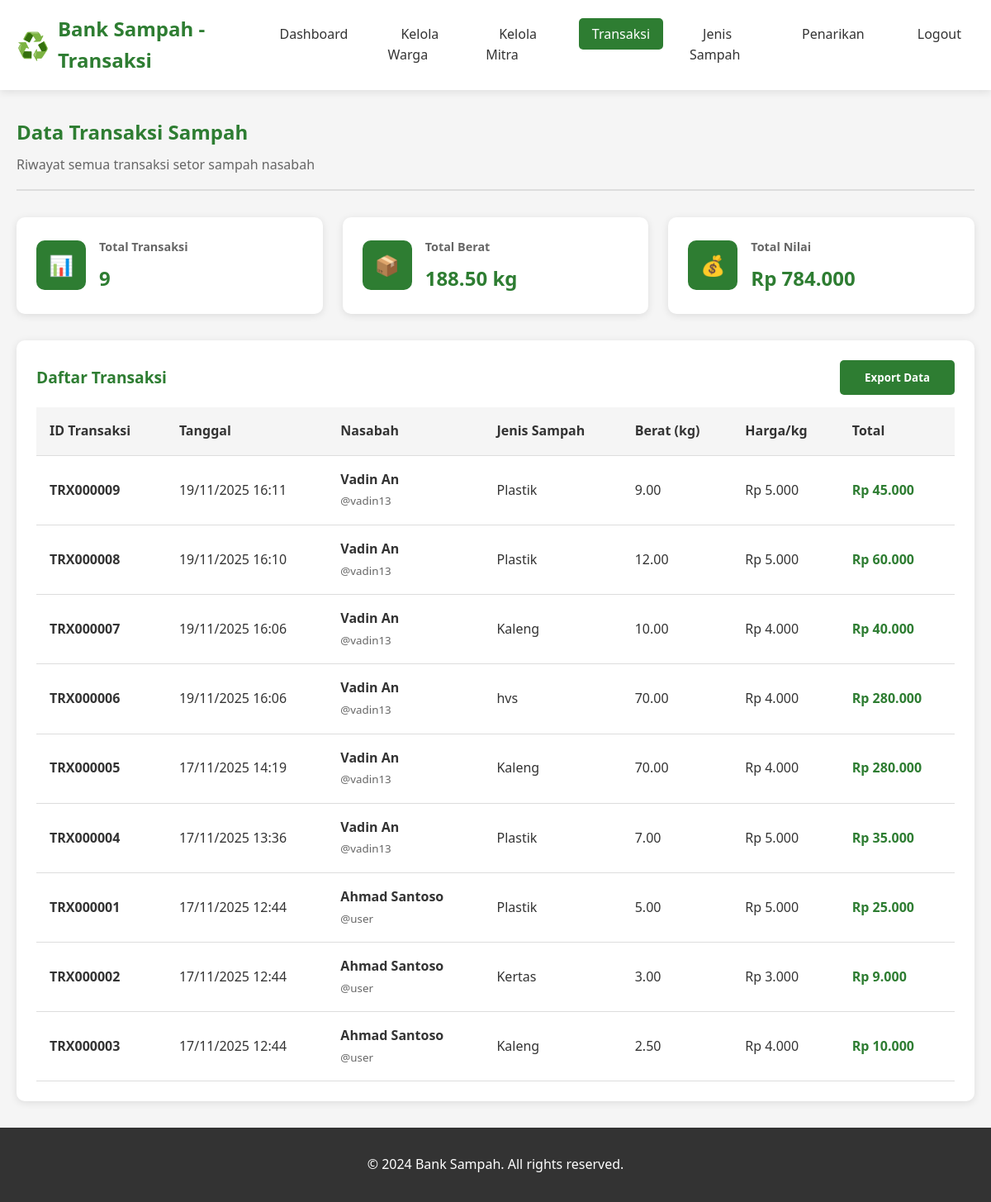
Page /manage-transactions.php (signed in) on the committed database.
### tables this page shows
CREATE TABLE `transaksi` (
  `id` int(11) NOT NULL,
  `user_id` int(11) NOT NULL,
  `jenis_sampah_id` int(11) NOT NULL,
  `berat` decimal(8,2) NOT NULL,
  `total_harga` decimal(12,2) NOT NULL,
  `tanggal_transaksi` timestamp NOT NULL DEFAULT current_timestamp()
);

CREATE TABLE `users` (
  `id` int(11) NOT NULL,
  `username` varchar(50) NOT NULL,
  `password` varchar(255) NOT NULL,
  `nama_lengkap` varchar(100) NOT NULL,
  `nik` varchar(16) NOT NULL,
  `email` varchar(100) NOT NULL,
  `telepon` varchar(15) DEFAULT NULL,
  `alamat` text DEFAULT NULL,
  `role` enum('admin','user') NOT NULL DEFAULT 'user',
  `status` enum('active','inactive') DEFAULT 'active',
  `saldo` decimal(12,2) DEFAULT 0.00,
  `verification_code` varchar(6) DEFAULT NULL,
  `is_verified` enum('yes','no') DEFAULT 'no',
  `verification_expires` datetime DEFAULT NULL,
  `created_at` timestamp NOT NULL DEFAULT current_timestamp(),
  `updated_at` timestamp NOT NULL DEFAULT current_timestamp() ON UPDATE current_timestamp()
);

CREATE TABLE `jenis_sampah` (
  `id` int(11) NOT NULL,
  `nama_jenis` varchar(50) NOT NULL,
  `harga_per_kg` decimal(10,2) NOT NULL,
  `deskripsi` text DEFAULT NULL,
  `created_at` timestamp NOT NULL DEFAULT current_timestamp()
);

### config.php (called while the page is built, shortened)
<?php
function formatRupiah($angka) {
    return 'Rp ' . number_format($angka, 0, ',', '.');
}
?>

### manage-transactions.php (the view, shortened to what this page needs)
<?php
include 'config.php';
$stmt = $pdo->query("
    SELECT t.*, u.nama_lengkap, u.username, j.nama_jenis, j.harga_per_kg
    FROM transaksi t
    JOIN users u ON t.user_id = u.id
    JOIN jenis_sampah j ON t.jenis_sampah_id = j.id
    ORDER BY t.tanggal_transaksi DESC
");
$transaksi = $stmt->fetchAll();
$stmt = $pdo->query("
    SELECT
        COUNT(*) as total_transaksi,
        COALESCE(SUM(berat), 0) as total_berat,
        COALESCE(SUM(total_harga), 0) as total_nilai
    FROM transaksi
");
$stats = $stmt->fetch();
?>
<!DOCTYPE html>
<html lang="id">
<head>
    <link rel="stylesheet" href="style.css">
</head>
<body>
    <header>
        <div class="container">
            <div class="header-content">
                <div class="logo">
                    <span class="logo-icon">♻️</span>
                    <h1>Bank Sampah - Transaksi</h1>
                </div>
                <nav>
                    <ul>
                       <li><a href="dashboard-admin.php">Dashboard</a></li>
                        <li><a href="manage-users.php">Kelola Warga</a></li>
                        <li><a href="manage-mitra.php">Kelola Mitra</a></li>
                        <li><a href="manage-transactions.php" class="active">Transaksi</a></li>
                        <li><a href="manage-jenis-sampah.php">Jenis Sampah</a></li>
                        <li><a href="manage-withdrawals.php">Penarikan</a></li>
                        <li><a href="?logout=1">Logout</a></li>
                    </ul>
                </nav>
            </div>
        </div>
    </header>
    <main>
        <section class="dashboard">
            <div class="container">
                <div class="dashboard-header">
                    <div class="dashboard-title">
                        <h1>Data Transaksi Sampah</h1>
                        <p>Riwayat semua transaksi setor sampah nasabah</p>
                    </div>
                </div>
                <div class="stats-grid">
                    <div class="stat-card">
                        <div class="stat-icon">📊</div>
                        <div class="stat-info">
                            <h3>Total Transaksi</h3>
                            <p class="stat-number"><?php echo $stats['total_transaksi']; ?></p>
                        </div>
                    </div>
                    <div class="stat-card">
                        <div class="stat-icon">📦</div>
                        <div class="stat-info">
                            <h3>Total Berat</h3>
                            <p class="stat-number"><?php echo number_format($stats['total_berat'], 2); ?> kg</p>
                        </div>
                    </div>
                    <div class="stat-card">
                        <div class="stat-icon">💰</div>
                        <div class="stat-info">
                            <h3>Total Nilai</h3>
                            <p class="stat-number"><?php echo formatRupiah($stats['total_nilai']); ?></p>
                        </div>
                    </div>
                </div>
                <div class="dashboard-content">
                    <div class="content-section">
                        <div class="section-header">
                            <h2>Daftar Transaksi</h2>
                            <div>
                                <button class="btn btn-primary" onclick="exportTransaksi()">Export Data</button>
                            </div>
                        </div>
                        <div class="table-container">
                            <table class="data-table">
                                <thead>
                                    <tr>
                                        <th>ID Transaksi</th>
                                        <th>Tanggal</th>
                                        <th>Nasabah</th>
                                        <th>Jenis Sampah</th>
                                        <th>Berat (kg)</th>
                                        <th>Harga/kg</th>
                                        <th>Total</th>
                                    </tr>
                                </thead>
                                <tbody>
                                    <?php if (empty($transaksi)): ?>
                                        <tr>
                                            <td colspan="7" style="text-align: center; padding: 2rem; color: var(--gray);">
                                                Belum ada transaksi
                                            </td>
                                        </tr>
                                    <?php else: ?>
                                        <?php foreach ($transaksi as $trx): ?>
                                        <tr>
                                            <td>
                                                <strong>TRX<?php echo str_pad($trx['id'], 6, '0', STR_PAD_LEFT); ?></strong>
                                            </td>
                                            <td><?php echo date('d/m/Y H:i', strtotime($trx['tanggal_transaksi'])); ?></td>
                                            <td>
                                                <div>
                                                    <strong><?php echo htmlspecialchars($trx['nama_lengkap']); ?></strong><br>
                                                    <small style="color: var(--gray);">@<?php echo htmlspecialchars($trx['username']); ?></small>
                                                </div>
                                            </td>
                                            <td><?php echo htmlspecialchars($trx['nama_jenis']); ?></td>
                                            <td><?php echo number_format($trx['berat'], 2); ?></td>
                                            <td><?php echo formatRupiah($trx['harga_per_kg']); ?></td>
                                            <td style="font-weight: bold; color: var(--primary);">
                                                <?php echo formatRupiah($trx['total_harga']); ?>
                                            </td>
                                        </tr>
                                        <?php endforeach; ?>
                                    <?php endif; ?>
                                </tbody>
                            </table>
                        </div>
                    </div>
                </div>
            </div>
        </section>
    </main>
    <footer>
        <div class="container">
            <p>&copy; 2024 Bank Sampah. All rights reserved.</p>
        </div>
    </footer>
</body>
</html>

### style.css (style rules this page uses)
* { margin: 0; padding: 0; box-sizing: border-box; font-family: 'Segoe UI', Tahoma, Geneva, Verdana, sans-serif; }
:root { --primary: #2e7d32; --primary-dark: #1b5e20; --secondary: #ff9800; --light: #f5f5f5; --dark: #333; --gray: #666; --danger: #dc3545; --success: #28a745; }
body { background-color: var(--light); color: var(--dark); line-height: 1.6; }
.container { max-width: 1200px; margin: 0 auto; padding: 0 20px; }
header { background: white; box-shadow: 0 2px 10px rgba(0,0,0,0.1); position: sticky; top: 0; z-index: 1000; }
.header-content { display: flex; justify-content: space-between; align-items: center; padding: 1rem 0; }
.logo { display: flex; align-items: center; gap: 10px; }
.logo-icon { font-size: 2rem; }
.logo h1 { color: var(--primary); font-size: 1.5rem; }
nav ul { display: flex; list-style: none; gap: 2rem; }
nav a { text-decoration: none; color: var(--dark); font-weight: 500; padding: 0.5rem 1rem; border-radius: 5px; transition: all 0.3s; }
nav a:hover, nav a.active { background: var(--primary); color: white; }
.btn { display: inline-block; padding: 12px 30px; border: none; border-radius: 5px; text-decoration: none; font-weight: 600; cursor: pointer; transition: all 0.3s; }
.btn-primary { background: var(--primary); color: white; }
footer { background: var(--dark); color: white; text-align: center; padding: 2rem 0; }
.dashboard { padding: 2rem 0; min-height: 80vh; }
.dashboard-header { display: flex; justify-content: space-between; align-items: center; margin-bottom: 2rem; padding-bottom: 1rem; border-bottom: 2px solid #ddd; }
.dashboard-title h1 { color: var(--primary); margin-bottom: 0.5rem; }
.dashboard-title p { color: var(--gray); }
.stats-grid { display: grid; grid-template-columns: repeat(auto-fit, minmax(200px, 1fr)); gap: 1.5rem; margin-bottom: 2rem; }
.stat-card { background: white; padding: 1.5rem; border-radius: 10px; box-shadow: 0 2px 10px rgba(0,0,0,0.1); display: flex; align-items: center; gap: 1rem; }
.stat-icon { width: 60px; height: 60px; background: var(--primary); border-radius: 10px; display: flex; align-items: center; justify-content: center; font-size: 1.5rem; color: white; }
.stat-info h3 { color: var(--gray); font-size: 0.9rem; margin-bottom: 0.5rem; }
.stat-number { font-size: 1.5rem; font-weight: bold; color: var(--primary); }
.dashboard-content { background: white; border-radius: 10px; box-shadow: 0 2px 10px rgba(0,0,0,0.1); overflow: hidden; }
.content-section { padding: 1.5rem; border-bottom: 1px solid #ddd; }
.content-section:last-child { border-bottom: none; }
.content-section h2 { color: var(--primary); margin-bottom: 1rem; }
.table-container { overflow-x: auto; }
.data-table { width: 100%; border-collapse: collapse; }
.data-table th, .data-table td { padding: 1rem; text-align: left; border-bottom: 1px solid #ddd; }
.data-table th { background: var(--light); font-weight: 600; }
.section-header { display: flex; justify-content: space-between; align-items: center; margin-bottom: 15px; }
.section-header h2 { margin: 0; font-size: 1.2rem; }
.btn { position: relative; overflow: hidden; transition: all 0.3s; }
.btn::before { content: ''; position: absolute; top: 50%; left: 50%; width: 0; height: 0; background: rgba(255,255,255,0.2); border-radius: 50%; transform: translate(-50%, -50%); transition: width 0.6s, height 0.6s; }

### rows in the picture
transaksi: id "000009", tanggal_transaksi "19/11/2025 16:11", user.nama_lengkap "Vadin An", user.username "vadin13", jenis_sampah.nama_jenis "Plastik", berat "9.00", jenis_sampah.harga_per_kg "Rp 5.000", total_harga "Rp 45.000"
transaksi: id "000008", tanggal_transaksi "19/11/2025 16:10", user.nama_lengkap "Vadin An", user.username "vadin13", jenis_sampah.nama_jenis "Plastik", berat "12.00", jenis_sampah.harga_per_kg "Rp 5.000", total_harga "Rp 60.000"
transaksi: id "000007", tanggal_transaksi "19/11/2025 16:06", user.nama_lengkap "Vadin An", user.username "vadin13", jenis_sampah.nama_jenis "Kaleng", berat "10.00", jenis_sampah.harga_per_kg "Rp 4.000", total_harga "Rp 40.000"
transaksi: id "000006", tanggal_transaksi "19/11/2025 16:06", user.nama_lengkap "Vadin An", user.username "vadin13", jenis_sampah.nama_jenis "hvs", berat "70.00", jenis_sampah.harga_per_kg "Rp 4.000", total_harga "Rp 280.000"
transaksi: id "000005", tanggal_transaksi "17/11/2025 14:19", user.nama_lengkap "Vadin An", user.username "vadin13", jenis_sampah.nama_jenis "Kaleng", berat "70.00", jenis_sampah.harga_per_kg "Rp 4.000", total_harga "Rp 280.000"
transaksi: id "000004", tanggal_transaksi "17/11/2025 13:36", user.nama_lengkap "Vadin An", user.username "vadin13", jenis_sampah.nama_jenis "Plastik", berat "7.00", jenis_sampah.harga_per_kg "Rp 5.000", total_harga "Rp 35.000"
transaksi: id "000001", tanggal_transaksi "17/11/2025 12:44", user.nama_lengkap "Ahmad Santoso", user.username "user", jenis_sampah.nama_jenis "Plastik", berat "5.00", jenis_sampah.harga_per_kg "Rp 5.000", total_harga "Rp 25.000"
transaksi: id "000002", tanggal_transaksi "17/11/2025 12:44", user.nama_lengkap "Ahmad Santoso", user.username "user", jenis_sampah.nama_jenis "Kertas", berat "3.00", jenis_sampah.harga_per_kg "Rp 3.000", total_harga "Rp 9.000"
transaksi: id "000003", tanggal_transaksi "17/11/2025 12:44", user.nama_lengkap "Ahmad Santoso", user.username "user", jenis_sampah.nama_jenis "Kaleng", berat "2.50", jenis_sampah.harga_per_kg "Rp 4.000", total_harga "Rp 10.000"

### other values in the picture
$stats['total_transaksi'] "9"
$stats['total_berat'] "188.50"
formatRupiah($stats['total_nilai']) "Rp 784.000"
